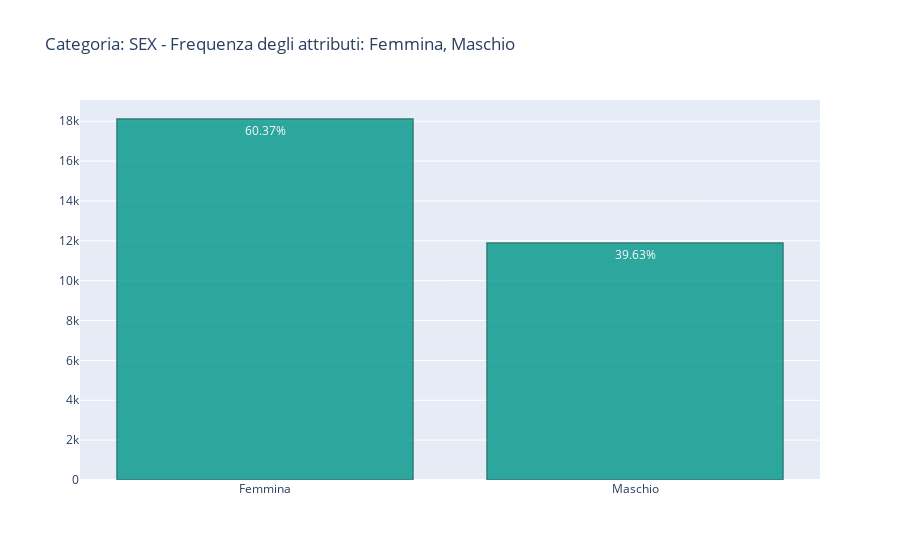
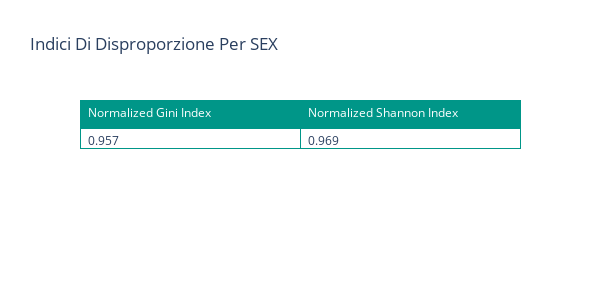
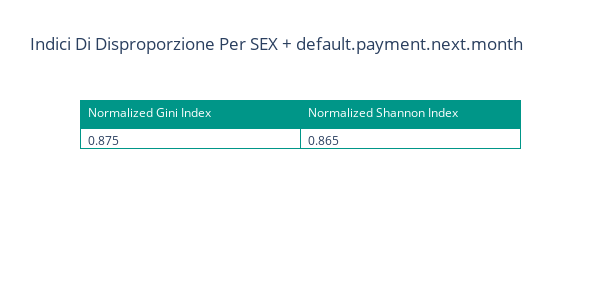
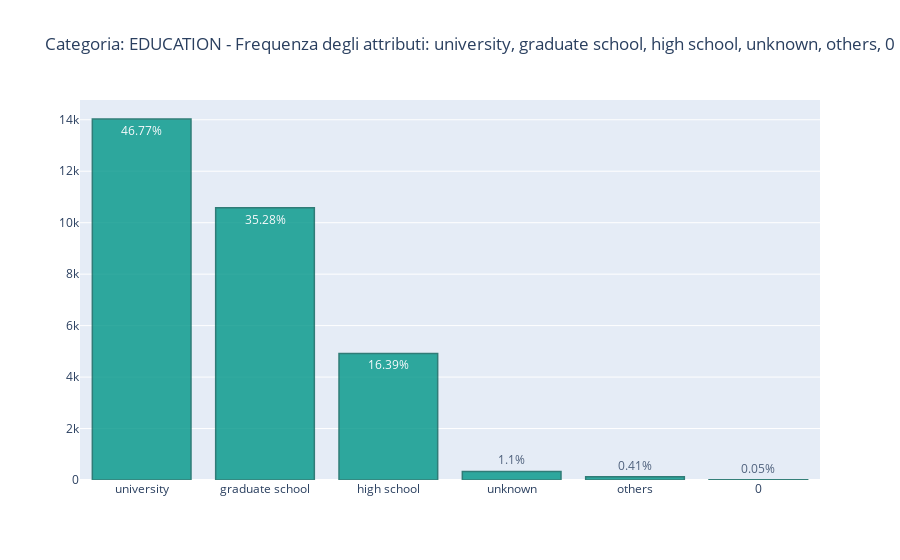

Notebook code cell kept with these figures, in order:
### Code cell
cat_decoding_dict = {"SEX": {1: "Maschio", 2: "Femmina"},
            "EDUCATION": {1:"graduate school", 2:"university", 3:"high school", 4:"others", 5:"unknown", 6:"unknown"},
            "MARRIAGE": {1:"married", 2:"single", 3:"others"}
           }

protected_cat = ['SEX','EDUCATION','MARRIAGE','AGE']
target_column = 'default.payment.next.month'

for category in protected_cat:
    if(category is not 'AGE'): df[category].replace(cat_decoding_dict[category], inplace=True)
    s = df[category].value_counts() ## Counts the occurrence of unqiue elements and stores in a variable called "s" which is series type
    count = pd.DataFrame({'Età':s.index, 'Individui':s.values}) 
    if(category is not 'AGE'): 
        m.bar_plot(s, category)
    else:
        plot = px.bar(count,x = 'Età', y = 'Individui', color = 'Individui',color_continuous_scale="Viridis")
        fig = go.Figure(data=plot)
        fig.update_layout(title_text="Frequenza Per Età")
        fig.show()
    m.disproportion_index(s, category)
    raceXscore = df.groupby([category, target_column]).size()
    m.disproportion_index(raceXscore, '{} + {}'.format(category,target_column))

### Figure 1 — Plotly figure (JSON) as saved in the notebook; plotly's stock layout.template omitted (floating-point values rounded to 4 significant figures)
{"data": [{"marker": {"color": "rgb(0,150,136)", "line": {"color": "rgb(3,97,88)", "width": 1.5}}, "opacity": 0.8, "text": ["60.37%", "39.63%"], "textposition": "auto", "type": "bar", "x": ["Femmina", "Maschio"], "y": [18112, 11888]}], "layout": {"title": {"text": "Categoria: SEX - Frequenza degli attributi: Femmina, Maschio"}}}

### Figure 2 — Plotly figure (JSON) as saved in the notebook; plotly's stock layout.template omitted (floating-point values rounded to 4 significant figures)
{"data": [{"cells": {"align": "left", "fill": {"color": "white"}, "line": {"color": "rgb(0,150,136)"}, "values": [[0.957], [0.969]]}, "header": {"align": "left", "fill": {"color": "rgb(0,150,136)"}, "font": {"color": "white"}, "line": {"color": "rgb(0,150,136)"}, "values": ["Normalized Gini Index", "Normalized Shannon Index"]}, "type": "table"}], "layout": {"height": 300, "title": {"text": "Indici Di Disproporzione Per SEX"}, "width": 600}}

### Figure 3 — Plotly figure (JSON) as saved in the notebook; plotly's stock layout.template omitted (floating-point values rounded to 4 significant figures)
{"data": [{"cells": {"align": "left", "fill": {"color": "white"}, "line": {"color": "rgb(0,150,136)"}, "values": [[0.875], [0.865]]}, "header": {"align": "left", "fill": {"color": "rgb(0,150,136)"}, "font": {"color": "white"}, "line": {"color": "rgb(0,150,136)"}, "values": ["Normalized Gini Index", "Normalized Shannon Index"]}, "type": "table"}], "layout": {"height": 300, "title": {"text": "Indici Di Disproporzione Per SEX + default.payment.next.month"}, "width": 600}}

### Figure 4 — Plotly figure (JSON) as saved in the notebook; plotly's stock layout.template omitted (floating-point values rounded to 4 significant figures)
{"data": [{"marker": {"color": "rgb(0,150,136)", "line": {"color": "rgb(3,97,88)", "width": 1.5}}, "opacity": 0.8, "text": ["46.77%", "35.28%", "16.39%", "1.1%", "0.41%", "0.05%"], "textposition": "auto", "type": "bar", "x": ["university", "graduate school", "high school", "unknown", "others", 0], "y": [14030, 10585, 4917, 331, 123, 14]}], "layout": {"title": {"text": "Categoria: EDUCATION - Frequenza degli attributi: university, graduate school, high school, unknown, others, 0"}}}
